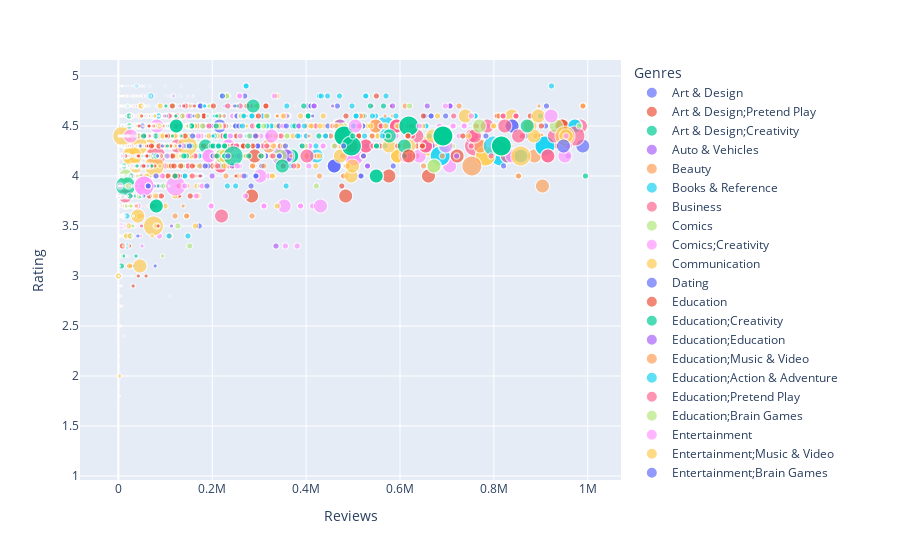

Notebook code for this chart:
### Code cell
fig=px.scatter(inp1,x='Reviews',y='Rating',color='Genres',size='Installs',hover_name='App')
fig.show()
